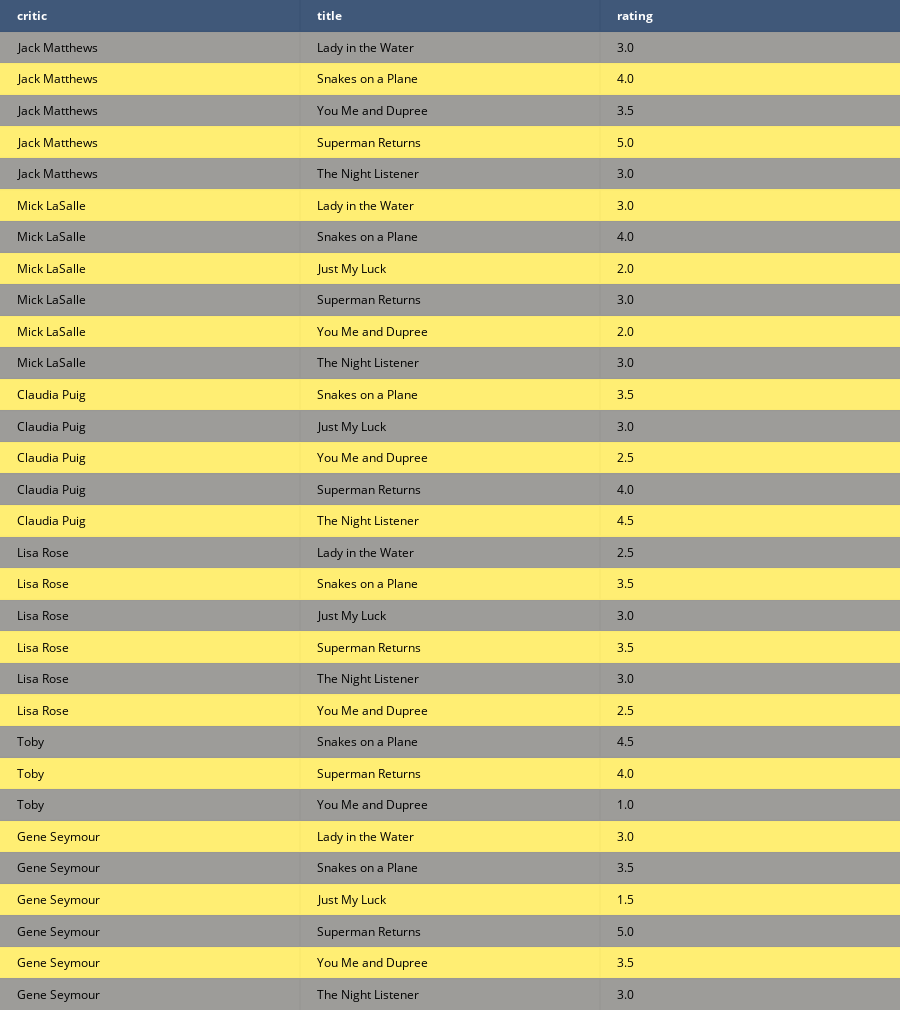

Notebook code for this chart:
### Code cell
fig=ff.create_table(df,colorscale='Cividis')
iplot(fig)

### Figure 1 — Plotly figure (JSON) as saved in the notebook; plotly's stock layout.template omitted (floating-point values rounded to 4 significant figures)
{"data": [{"colorscale": "Cividis", "hoverinfo": "none", "opacity": 0.75, "showscale": false, "type": "heatmap", "uid": "6fd1033b-0174-44b5-9898-a345b8b143dd", "z": [[0, 0, 0], [0.5, 0.5, 0.5], [1, 1, 1], [0.5, 0.5, 0.5], [1, 1, 1], [0.5, 0.5, 0.5], [1, 1, 1], [0.5, 0.5, 0.5], [1, 1, 1], [0.5, 0.5, 0.5], [1, 1, 1], [0.5, 0.5, 0.5], [1, 1, 1], [0.5, 0.5, 0.5], [1, 1, 1], [0.5, 0.5, 0.5], [1, 1, 1], [0.5, 0.5, 0.5], [1, 1, 1], [0.5, 0.5, 0.5], [1, 1, 1], [0.5, 0.5, 0.5], [1, 1, 1], [0.5, 0.5, 0.5], [1, 1, 1], [0.5, 0.5, 0.5], [1, 1, 1], [0.5, 0.5, 0.5], [1, 1, 1], [0.5, 0.5, 0.5], [1, 1, 1], [0.5, 0.5, 0.5]]}], "layout": {"annotations": [{"align": "left", "font": {"color": "#ffffff"}, "showarrow": false, "text": "<b>critic</b>", "x": -0.45, "xanchor": "left", "xref": "x", "y": 0, "yref": "y"}, {"align": "left", "font": {"color": "#ffffff"}, "showarrow": false, "text": "<b>title</b>", "x": 0.55, "xanchor": "left", "xref": "x", "y": 0, "yref": "y"}, {"align": "left", "font": {"color": "#ffffff"}, "showarrow": false, "text": "<b>rating</b>", "x": 1.55, "xanchor": "left", "xref": "x", "y": 0, "yref": "y"}, {"align": "left", "font": {"color": "#000000"}, "showarrow": false, "text": "Jack Matthews", "x": -0.45, "xanchor": "left", "xref": "x", "y": 1, "yref": "y"}, {"align": "left", "font": {"color": "#000000"}, "showarrow": false, "text": "Lady in the Water", "x": 0.55, "xanchor": "left", "xref": "x", "y": 1, "yref": "y"}, {"align": "left", "font": {"color": "#000000"}, "showarrow": false, "text": "3.0", "x": 1.55, "xanchor": "left", "xref": "x", "y": 1, "yref": "y"}, {"align": "left", "font": {"color": "#000000"}, "showarrow": false, "text": "Jack Matthews", "x": -0.45, "xanchor": "left", "xref": "x", "y": 2, "yref": "y"}, {"align": "left", "font": {"color": "#000000"}, "showarrow": false, "text": "Snakes on a Plane", "x": 0.55, "xanchor": "left", "xref": "x", "y": 2, "yref": "y"}, {"align": "left", "font": {"color": "#000000"}, "showarrow": false, "text": "4.0", "x": 1.55, "xanchor": "left", "xref": "x", "y": 2, "yref": "y"}, {"align": "left", "font": {"color": "#000000"}, "showarrow": false, "text": "Jack Matthews", "x": -0.45, "xanchor": "left", "xref": "x", "y": 3, "yref": "y"}, {"align": "left", "font": {"color": "#000000"}, "showarrow": false, "text": "You Me and Dupree", "x": 0.55, "xanchor": "left", "xref": "x", "y": 3, "yref": "y"}, {"align": "left", "font": {"color": "#000000"}, "showarrow": false, "text": "3.5", "x": 1.55, "xanchor": "left", "xref": "x", "y": 3, "yref": "y"}, {"align": "left", "font": {"color": "#000000"}, "showarrow": false, "text": "Jack Matthews", "x": -0.45, "xanchor": "left", "xref": "x", "y": 4, "yref": "y"}, {"align": "left", "font": {"color": "#000000"}, "showarrow": false, "text": "Superman Returns", "x": 0.55, "xanchor": "left", "xref": "x", "y": 4, "yref": "y"}, {"align": "left", "font": {"color": "#000000"}, "showarrow": false, "text": "5.0", "x": 1.55, "xanchor": "left", "xref": "x", "y": 4, "yref": "y"}, {"align": "left", "font": {"color": "#000000"}, "showarrow": false, "text": "Jack Matthews", "x": -0.45, "xanchor": "left", "xref": "x", "y": 5, "yref": "y"}, {"align": "left", "font": {"color": "#000000"}, "showarrow": false, "text": "The Night Listener", "x": 0.55, "xanchor": "left", "xref": "x", "y": 5, "yref": "y"}, {"align": "left", "font": {"color": "#000000"}, "showarrow": false, "text": "3.0", "x": 1.55, "xanchor": "left", "xref": "x", "y": 5, "yref": "y"}, {"align": "left", "font": {"color": "#000000"}, "showarrow": false, "text": "Mick LaSalle", "x": -0.45, "xanchor": "left", "xref": "x", "y": 6, "yref": "y"}, {"align": "left", "font": {"color": "#000000"}, "showarrow": false, "text": "Lady in the Water", "x": 0.55, "xanchor": "left", "xref": "x", "y": 6, "yref": "y"}, {"align": "left", "font": {"color": "#000000"}, "showarrow": false, "text": "3.0", "x": 1.55, "xanchor": "left", "xref": "x", "y": 6, "yref": "y"}, {"align": "left", "font": {"color": "#000000"}, "showarrow": false, "text": "Mick LaSalle", "x": -0.45, "xanchor": "left", "xref": "x", "y": 7, "yref": "y"}, {"align": "left", "font": {"color": "#000000"}, "showarrow": false, "text": "Snakes on a Plane", "x": 0.55, "xanchor": "left", "xref": "x", "y": 7, "yref": "y"}, {"align": "left", "font": {"color": "#000000"}, "showarrow": false, "text": "4.0", "x": 1.55, "xanchor": "left", "xref": "x", "y": 7, "yref": "y"}, {"align": "left", "font": {"color": "#000000"}, "showarrow": false, "text": "Mick LaSalle", "x": -0.45, "xanchor": "left", "xref": "x", "y": 8, "yref": "y"}, {"align": "left", "font": {"color": "#000000"}, "showarrow": false, "text": "Just My Luck", "x": 0.55, "xanchor": "left", "xref": "x", "y": 8, "yref": "y"}, {"align": "left", "font": {"color": "#000000"}, "showarrow": false, "text": "2.0", "x": 1.55, "xanchor": "left", "xref": "x", "y": 8, "yref": "y"}, {"align": "left", "font": {"color": "#000000"}, "showarrow": false, "text": "Mick LaSalle", "x": -0.45, "xanchor": "left", "xref": "x", "y": 9, "yref": "y"}, {"align": "left", "font": {"color": "#000000"}, "showarrow": false, "text": "Superman Returns", "x": 0.55, "xanchor": "left", "xref": "x", "y": 9, "yref": "y"}, {"align": "left", "font": {"color": "#000000"}, "showarrow": false, "text": "3.0", "x": 1.55, "xanchor": "left", "xref": "x", "y": 9, "yref": "y"}, {"align": "left", "font": {"color": "#000000"}, "showarrow": false, "text": "Mick LaSalle", "x": -0.45, "xanchor": "left", "xref": "x", "y": 10, "yref": "y"}, {"align": "left", "font": {"color": "#000000"}, "showarrow": false, "text": "You Me and Dupree", "x": 0.55, "xanchor": "left", "xref": "x", "y": 10, "yref": "y"}, {"align": "left", "font": {"color": "#000000"}, "showarrow": false, "text": "2.0", "x": 1.55, "xanchor": "left", "xref": "x", "y": 10, "yref": "y"}, {"align": "left", "font": {"color": "#000000"}, "showarrow": false, "text": "Mick LaSalle", "x": -0.45, "xanchor": "left", "xref": "x", "y": 11, "yref": "y"}, {"align": "left", "font": {"color": "#000000"}, "showarrow": false, "text": "The Night Listener", "x": 0.55, "xanchor": "left", "xref": "x", "y": 11, "yref": "y"}, {"align": "left", "font": {"color": "#000000"}, "showarrow": false, "text": "3.0", "x": 1.55, "xanchor": "left", "xref": "x", "y": 11, "yref": "y"}, {"align": "left", "font": {"color": "#000000"}, "showarrow": false, "text": "Claudia Puig", "x": -0.45, "xanchor": "left", "xref": "x", "y": 12, "yref": "y"}, {"align": "left", "font": {"color": "#000000"}, "showarrow": false, "text": "Snakes on a Plane", "x": 0.55, "xanchor": "left", "xref": "x", "y": 12, "yref": "y"}, {"align": "left", "font": {"color": "#000000"}, "showarrow": false, "text": "3.5", "x": 1.55, "xanchor": "left", "xref": "x", "y": 12, "yref": "y"}, {"align": "left", "font": {"color": "#000000"}, "showarrow": false, "text": "Claudia Puig", "x": -0.45, "xanchor": "left", "xref": "x", "y": 13, "yref": "y"}, {"align": "left", "font": {"color": "#000000"}, "showarrow": false, "text": "Just My Luck", "x": 0.55, "xanchor": "left", "xref": "x", "y": 13, "yref": "y"}, {"align": "left", "font": {"color": "#000000"}, "showarrow": false, "text": "3.0", "x": 1.55, "xanchor": "left", "xref": "x", "y": 13, "yref": "y"}, {"align": "left", "font": {"color": "#000000"}, "showarrow": false, "text": "Claudia Puig", "x": -0.45, "xanchor": "left", "xref": "x", "y": 14, "yref": "y"}, {"align": "left", "font": {"color": "#000000"}, "showarrow": false, "text": "You Me and Dupree", "x": 0.55, "xanchor": "left", "xref": "x", "y": 14, "yref": "y"}, {"align": "left", "font": {"color": "#000000"}, "showarrow": false, "text": "2.5", "x": 1.55, "xanchor": "left", "xref": "x", "y": 14, "yref": "y"}, {"align": "left", "font": {"color": "#000000"}, "showarrow": false, "text": "Claudia Puig", "x": -0.45, "xanchor": "left", "xref": "x", "y": 15, "yref": "y"}, {"align": "left", "font": {"color": "#000000"}, "showarrow": false, "text": "Superman Returns", "x": 0.55, "xanchor": "left", "xref": "x", "y": 15, "yref": "y"}, {"align": "left", "font": {"color": "#000000"}, "showarrow": false, "text": "4.0", "x": 1.55, "xanchor": "left", "xref": "x", "y": 15, "yref": "y"}, {"align": "left", "font": {"color": "#000000"}, "showarrow": false, "text": "Claudia Puig", "x": -0.45, "xanchor": "left", "xref": "x", "y": 16, "yref": "y"}, {"align": "left", "font": {"color": "#000000"}, "showarrow": false, "text": "The Night Listener", "x": 0.55, "xanchor": "left", "xref": "x", "y": 16, "yref": "y"}, {"align": "left", "font": {"color": "#000000"}, "showarrow": false, "text": "4.5", "x": 1.55, "xanchor": "left", "xref": "x", "y": 16, "yref": "y"}, {"align": "left", "font": {"color": "#000000"}, "showarrow": false, "text": "Lisa Rose", "x": -0.45, "xanchor": "left", "xref": "x", "y": 17, "yref": "y"}, {"align": "left", "font": {"color": "#000000"}, "showarrow": false, "text": "Lady in the Water", "x": 0.55, "xanchor": "left", "xref": "x", "y": 17, "yref": "y"}, {"align": "left", "font": {"color": "#000000"}, "showarrow": false, "text": "2.5", "x": 1.55, "xanchor": "left", "xref": "x", "y": 17, "yref": "y"}, {"align": "left", "font": {"color": "#000000"}, "showarrow": false, "text": "Lisa Rose", "x": -0.45, "xanchor": "left", "xref": "x", "y": 18, "yref": "y"}, {"align": "left", "font": {"color": "#000000"}, "showarrow": false, "text": "Snakes on a Plane", "x": 0.55, "xanchor": "left", "xref": "x", "y": 18, "yref": "y"}, {"align": "left", "font": {"color": "#000000"}, "showarrow": false, "text": "3.5", "x": 1.55, "xanchor": "left", "xref": "x", "y": 18, "yref": "y"}, {"align": "left", "font": {"color": "#000000"}, "showarrow": false, "text": "Lisa Rose", "x": -0.45, "xanchor": "left", "xref": "x", "y": 19, "yref": "y"}, {"align": "left", "font": {"color": "#000000"}, "showarrow": false, "text": "Just My Luck", "x": 0.55, "xanchor": "left", "xref": "x", "y": 19, "yref": "y"}, {"align": "left", "font": {"color": "#000000"}, "showarrow": false, "text": "3.0", "x": 1.55, "xanchor": "left", "xref": "x", "y": 19, "yref": "y"}, {"align": "left", "font": {"color": "#000000"}, "showarrow": false, "text": "Lisa Rose", "x": -0.45, "xanchor": "left", "xref": "x", "y": 20, "yref": "y"}, {"align": "left", "font": {"color": "#000000"}, "showarrow": false, "text": "Superman Returns", "x": 0.55, "xanchor": "left", "xref": "x", "y": 20, "yref": "y"}, {"align": "left", "font": {"color": "#000000"}, "showarrow": false, "text": "3.5", "x": 1.55, "xanchor": "left", "xref": "x", "y": 20, "yref": "y"}, {"align": "left", "font": {"color": "#000000"}, "showarrow": false, "text": "Lisa Rose", "x": -0.45, "xanchor": "left", "xref": "x", "y": 21, "yref": "y"}, {"align": "left", "font": {"color": "#000000"}, "showarrow": false, "text": "The Night Listener", "x": 0.55, "xanchor": "left", "xref": "x", "y": 21, "yref": "y"}, {"align": "left", "font": {"color": "#000000"}, "showarrow": false, "text": "3.0", "x": 1.55, "xanchor": "left", "xref": "x", "y": 21, "yref": "y"}, {"align": "left", "font": {"color": "#000000"}, "showarrow": false, "text": "Lisa Rose", "x": -0.45, "xanchor": "left", "xref": "x", "y": 22, "yref": "y"}, {"align": "left", "font": {"color": "#000000"}, "showarrow": false, "text": "You Me and Dupree", "x": 0.55, "xanchor": "left", "xref": "x", "y": 22, "yref": "y"}, {"align": "left", "font": {"color": "#000000"}, "showarrow": false, "text": "2.5", "x": 1.55, "xanchor": "left", "xref": "x", "y": 22, "yref": "y"}, {"align": "left", "font": {"color": "#000000"}, "showarrow": false, "text": "Toby", "x": -0.45, "xanchor": "left", "xref": "x", "y": 23, "yref": "y"}, {"align": "left", "font": {"color": "#000000"}, "showarrow": false, "text": "Snakes on a Plane", "x": 0.55, "xanchor": "left", "xref": "x", "y": 23, "yref": "y"}, {"align": "left", "font": {"color": "#000000"}, "showarrow": false, "text": "4.5", "x": 1.55, "xanchor": "left", "xref": "x", "y": 23, "yref": "y"}, {"align": "left", "font": {"color": "#000000"}, "showarrow": false, "text": "Toby", "x": -0.45, "xanchor": "left", "xref": "x", "y": 24, "yref": "y"}, {"align": "left", "font": {"color": "#000000"}, "showarrow": false, "text": "Superman Returns", "x": 0.55, "xanchor": "left", "xref": "x", "y": 24, "yref": "y"}, {"align": "left", "font": {"color": "#000000"}, "showarrow": false, "text": "4.0", "x": 1.55, "xanchor": "left", "xref": "x", "y": 24, "yref": "y"}, {"align": "left", "font": {"color": "#000000"}, "showarrow": false, "text": "Toby", "x": -0.45, "xanchor": "left", "xref": "x", "y": 25, "yref": "y"}, {"align": "left", "font": {"color": "#000000"}, "showarrow": false, "text": "You Me and Dupree", "x": 0.55, "xanchor": "left", "xref": "x", "y": 25, "yref": "y"}, {"align": "left", "font": {"color": "#000000"}, "showarrow": false, "text": "1.0", "x": 1.55, "xanchor": "left", "xref": "x", "y": 25, "yref": "y"}, {"align": "left", "font": {"color": "#000000"}, "showarrow": false, "text": "Gene Seymour", "x": -0.45, "xanchor": "left", "xref": "x", "y": 26, "yref": "y"}, {"align": "left", "font": {"color": "#000000"}, "showarrow": false, "text": "Lady in the Water", "x": 0.55, "xanchor": "left", "xref": "x", "y": 26, "yref": "y"}, {"align": "left", "font": {"color": "#000000"}, "showarrow": false, "text": "3.0", "x": 1.55, "xanchor": "left", "xref": "x", "y": 26, "yref": "y"}, {"align": "left", "font": {"color": "#000000"}, "showarrow": false, "text": "Gene Seymour", "x": -0.45, "xanchor": "left", "xref": "x", "y": 27, "yref": "y"}, {"align": "left", "font": {"color": "#000000"}, "showarrow": false, "text": "Snakes on a Plane", "x": 0.55, "xanchor": "left", "xref": "x", "y": 27, "yref": "y"}, {"align": "left", "font": {"color": "#000000"}, "showarrow": false, "text": "3.5", "x": 1.55, "xanchor": "left", "xref": "x", "y": 27, "yref": "y"}, {"align": "left", "font": {"color": "#000000"}, "showarrow": false, "text": "Gene Seymour", "x": -0.45, "xanchor": "left", "xref": "x", "y": 28, "yref": "y"}, {"align": "left", "font": {"color": "#000000"}, "showarrow": false, "text": "Just My Luck", "x": 0.55, "xanchor": "left", "xref": "x", "y": 28, "yref": "y"}, {"align": "left", "font": {"color": "#000000"}, "showarrow": false, "text": "1.5", "x": 1.55, "xanchor": "left", "xref": "x", "y": 28, "yref": "y"}, {"align": "left", "font": {"color": "#000000"}, "showarrow": false, "text": "Gene Seymour", "x": -0.45, "xanchor": "left", "xref": "x", "y": 29, "yref": "y"}, {"align": "left", "font": {"color": "#000000"}, "showarrow": false, "text": "Superman Returns", "x": 0.55, "xanchor": "left", "xref": "x", "y": 29, "yref": "y"}, {"align": "left", "font": {"color": "#000000"}, "showarrow": false, "text": "5.0", "x": 1.55, "xanchor": "left", "xref": "x", "y": 29, "yref": "y"}, {"align": "left", "font": {"color": "#000000"}, "showarrow": false, "text": "Gene Seymour", "x": -0.45, "xanchor": "left", "xref": "x", "y": 30, "yref": "y"}, {"align": "left", "font": {"color": "#000000"}, "showarrow": false, "text": "You Me and Dupree", "x": 0.55, "xanchor": "left", "xref": "x", "y": 30, "yref": "y"}, {"align": "left", "font": {"color": "#000000"}, "showarrow": false, "text": "3.5", "x": 1.55, "xanchor": "left", "xref": "x", "y": 30, "yref": "y"}, {"align": "left", "font": {"color": "#000000"}, "showarrow": false, "text": "Gene Seymour", "x": -0.45, "xanchor": "left", "xref": "x", "y": 31, "yref": "y"}, {"align": "left", "font": {"color": "#000000"}, "showarrow": false, "text": "The Night Listener", "x": 0.55, "xanchor": "left", "xref": "x", "y": 31, "yref": "y"}, {"align": "left", "font": {"color": "#000000"}, "showarrow": false, "text": "3.0", "x": 1.55, "xanchor": "left", "xref": "x", "y": 31, "yref": "y"}], "height": 1010, "margin": {"b": 0, "l": 0, "r": 0, "t": 0}, "xaxis": {"dtick": 1, "gridwidth": 2, "showticklabels": false, "tick0": -0.5, "ticks": "", "zeroline": false}, "yaxis": {"autorange": "reversed", "dtick": 1, "gridwidth": 2, "showticklabels": false, "tick0": 0.5, "ticks": "", "zeroline": false}}}
